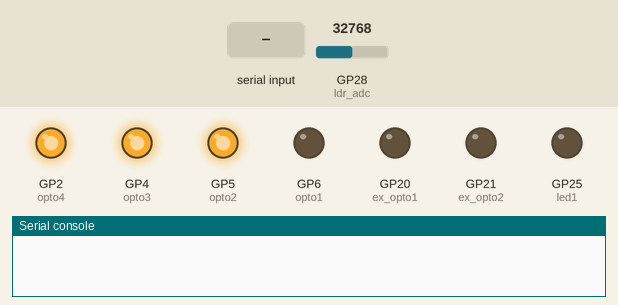
The program below on a simulated Raspberry Pi Pico running MicroPython. Shown: output pins drawn as LEDs (lit = HIGH), the last lines printed to the serial console. Inputs (shaded band) come from the test bench; at power-on: GP28 (ldr_adc) = 32768 (analog values on the 0–65535 scale). Pins used as bus, display or sensor lines are not drawn.

Above: at 1.2 s.
1.3 s: "L1\n" received over the second serial link
At 2.4 s:
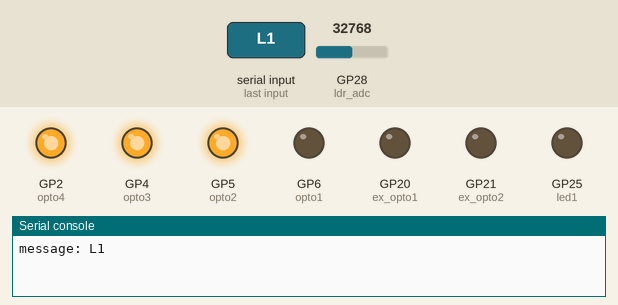
2.8 s: "OC_OFF\n" received over the second serial link
At 3.6 s:
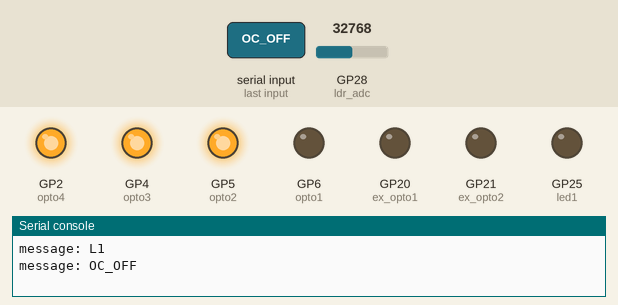
4.3 s: "OC_ON\n" received over the second serial link
At 4.7 s:
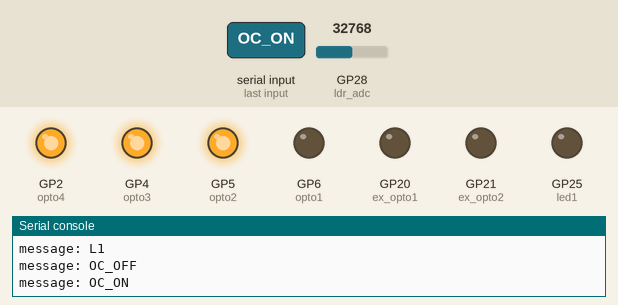
Timing chart, 0 to 7.3 s (numbered marks = the images above; inputs shaded):
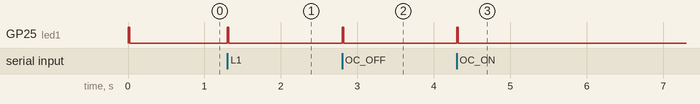

The program:

main.py
```python
from easy_comms import Easy_comms
import time
from machine import Pin, reset, ADC, PWM, Timer
import json, neopixel, _thread, random

int_pin = Pin(0,Pin.IN,Pin.PULL_DOWN)
led1 = Pin(25,Pin.OUT)

ldr_adc = ADC(2)
ambient_light = ldr_adc.read_u16()

lcd_brightness = PWM(Pin(22))
lcd_brightness.freq(25000)
lcd_brightness.duty_u16(3000)

buzzer = PWM(Pin(3))
buzzer.freq(3000)
buzzer.duty_u16(65535)

com1 = Easy_comms(0,9600)

ex_opto1 = Pin(20, Pin.OUT)
ex_opto2 = Pin(21, Pin.OUT)
ex_opto1(0)
ex_opto2(0)

opto1 = Pin(6, Pin.OUT)
opto2 = Pin(5, Pin.OUT)
opto3 = Pin(4, Pin.OUT)
opto4 = Pin(2, Pin.OUT)

opto1(0)
opto2(1)
opto3(1)
opto4(1)

def lcd_bright(source):
    global ambient_light
    sample_brightness = [ldr_adc.read_u16() for _ in range(10)]
    ambient_light = (int(sum(sample_brightness)/10))
    lcd_brightness.duty_u16(ambient_light)

lcd_bright(0)
brightness_adj = Timer(period=100, mode=Timer.PERIODIC, callback=lcd_bright)


def led1blink():
    led1(1)
    time.sleep_ms(20)
    led1(0)

buzz = 0
led1blink()
#def callback(int_pin):
#global buzz
while True:
    message = com1.read()
    if message is not None:
        print(f'message: {message}')
        try:
            command = json.loads(message)
            print(f'json: {command}')
            led1blink()
            if command["A"] == "L1":
                opto1(0)
                opto2(1)
                opto3(1)
                opto4(1)

            if command['A'] == 'L2':
                opto2(0)
                opto1(1)
                opto3(1)
                opto4(1)

            if command['A'] == 'L3':
                opto3(0)
                opto1(1)
                opto2(1)
                opto4(1)

            if command['A'] == 'L4':
                opto4(0)
                opto1(1)
                opto2(1)
                opto3(1)

            if command['A'] == 'OC_OFF':
                ex_opto1(0)

            if command['A'] == 'OC_ON':
                ex_opto1(1)

            if command['A'] == 'buzz_1':
                buzz = 1


            if command['A'] == 'buzz_2':
                buzz = 2


            if command['A'] == 'SHUTDOWN':
                print("shutting down")

            if command['A'] == 'RESET':
                machine.reset()

        except Exception as e:
            pass
        led1blink()

#int_pin.irq(trigger=Pin.IRQ_RISING, handler=callback)


    
```

easy_comms.py
```python
#Easy comms is a simple class that allows you to send and receive messages over a serial port.

from machine import UART, Pin
from time import time_ns

class Easy_comms:

    uart_id = 0
    baud_rate = 9600
    timeout = 100 # milliseconds

    def __init__(self, uart_id:int, baud_rate:int=None):
        self.uart_id = uart_id
        if baud_rate: self.baud_rate = baud_rate

        # set the baud rate
        self.uart = UART(self.uart_id,self.baud_rate)

        # Initialise the UART serial port
        self.uart.init()

    def send(self, message:str):
        print(f'sending message: {message}')
        message = message + '\n'
        self.uart.write(bytes(message,'utf-8'))

    def start(self):
        message = "ahoy\n"
        print(message)
        self.send(message)

    def read(self)->str:
        start_time = time_ns()
        current_time = start_time
        new_line = False
        message = ""
        while (not new_line) or (current_time <= (start_time + self.timeout)):
            if (self.uart.any() > 0):
                message = message + self.uart.read().decode('utf-8')
                if '\n' in message:
                    new_line = True
                    message = message.strip('\n')
                    # print(f'received message: {message}')
                    return message
        else:
            return None
        
```

Measured:
- after the input at 1.3 s, GP25 (led1): LOW → HIGH at once, → LOW 0.02 s later
- after the input at 2.8 s, GP25 (led1): LOW → HIGH at once, → LOW 0.02 s later
- after the input at 4.3 s, GP25 (led1): LOW → HIGH at once, → LOW 0.02 s later
